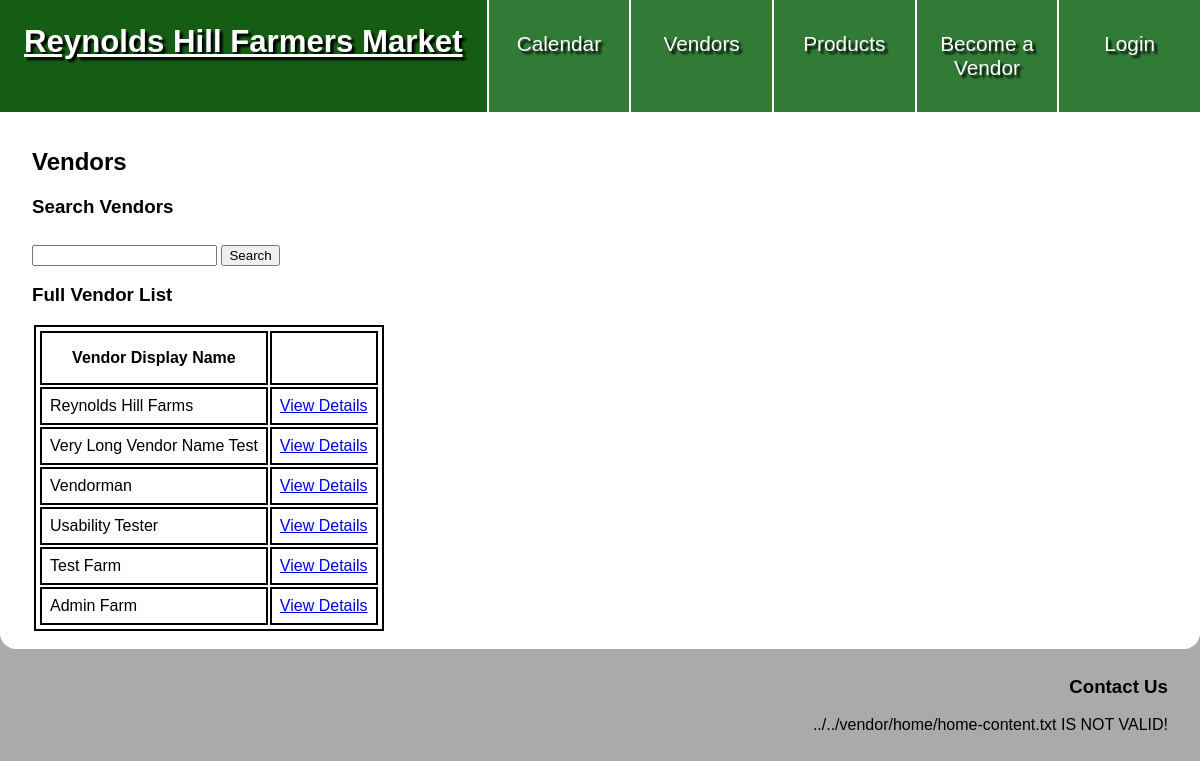
Screenshot of /vendors.php with the database file from the repository.
### tables this page shows
CREATE TABLE `vendors` (
  `vendor_id` int NOT NULL,
  `vd_user_id` int DEFAULT NULL,
  `vendor_display_name` varchar(50) NOT NULL,
  `vendor_desc` text NOT NULL,
  `address` varchar(255) NOT NULL,
  `city` varchar(255) NOT NULL,
  `vd_state_id` int NOT NULL,
  `zip` int NOT NULL,
  `is_pending` tinyint(1) NOT NULL
);

### private/classes/Vendor.class.php (called while the page is built, shortened)
<?php
class Vendor extends DatabaseObject
{
  static protected $table_name = 'vendors';
  static public function list_all()
  {
    $sql = "SELECT vendor_id, vendor_display_name ";
    $sql .= "FROM " . static::$table_name . " ";
    $sql .= "WHERE is_pending = FALSE;";
    $result = static::find_by_sql($sql);
    if ($result) {
      return $result;
    } else {
      return false;
    }
  }
}

### private/classes/DatabaseObject.class.php (called while the page is built, shortened)
<?php
class DatabaseObject {
  static protected $database;
  static public function set_database($database) {
    self::$database = $database;
  }
  static public function find_by_sql($sql) {
    $result = self::$database->query($sql);
    $object_array = [];
    while($record = $result->fetch_assoc()) {
      $object_array[] = static::instantiate($record);
    }
    if(count($object_array) > 0){
      return $object_array;
    } else {
      return false;
    }
  }
  static protected function instantiate($record) {
    $object = new static;
    foreach($record as $property => $value) {
      if(property_exists($object, $property)) {
        $object->$property = $value;
      }
    }
    return $object;
  }
}
?>

### public/vendors.php (the view, shortened to what this page needs)
<?php require_once('../private/initialize.php');
$vendors = Vendor::list_all();
?>
<?php include(SHARED_PATH . '/public_header.php'); ?>
<main id="vendor">
  <h2>Vendors</h2>
  <h3>Search Vendors</h3>
  <form action="<?php echo url_for('vendors.php'); ?>" method="post">
    <input type="text" name="vendor-search" id="vendor-search" list="vendor-suggestions">
    <input type="submit" value="Search">
  </form>
  <h3>Full Vendor List</h3>
  <table>
    <tr>
      <th>Vendor Display Name</th>
      <th>&nbsp;</th>
    </tr>
    <?php
    foreach ($vendors as $vendor) {
      echo "<tr>";
      echo '<td class="vendor-display-name">' . $vendor->vendor_display_name . '</td>';
      echo '<td><a href="' . url_for('/vendors/show.php?id=' . $vendor->vendor_id) . '">View Details</a></td>';
      echo "</tr>";
    }
    ?>
  </table>
</main>
<?php include(SHARED_PATH . '/public_footer.php'); ?>

### public/css/styles.css (style rules this page uses)
* { box-sizing: border-box; }
html { font: 16px Verdana, Geneva, Tahoma, sans-serif; }
body { background-color: #aaa; margin: 0; }
main { padding: 1rem 2rem; }
main input[type="submit"] { margin-top: .5rem; }
table, th, td, caption { border: 2px solid black; margin: 2px; padding: 2px; }
table { margin-top: .5rem; }
th { margin-top: 0; min-width: 60px; }
main:not(#calendar) th { padding: 1rem; }
td { padding: 2px 6px; vertical-align: top; }
#vendor td { padding: .5rem; }

### rows the page displays
vendors: vendor_display_name "Reynolds Hill Farms"
vendors: vendor_display_name "Very Long Vendor Name Test"
vendors: vendor_display_name "Vendorman"
vendors: vendor_display_name "Usability Tester"
vendors: vendor_display_name "Test Farm"
vendors: vendor_display_name "Admin Farm"

### other values shown
$filepath "../../vendor/home/home-content.txt"
